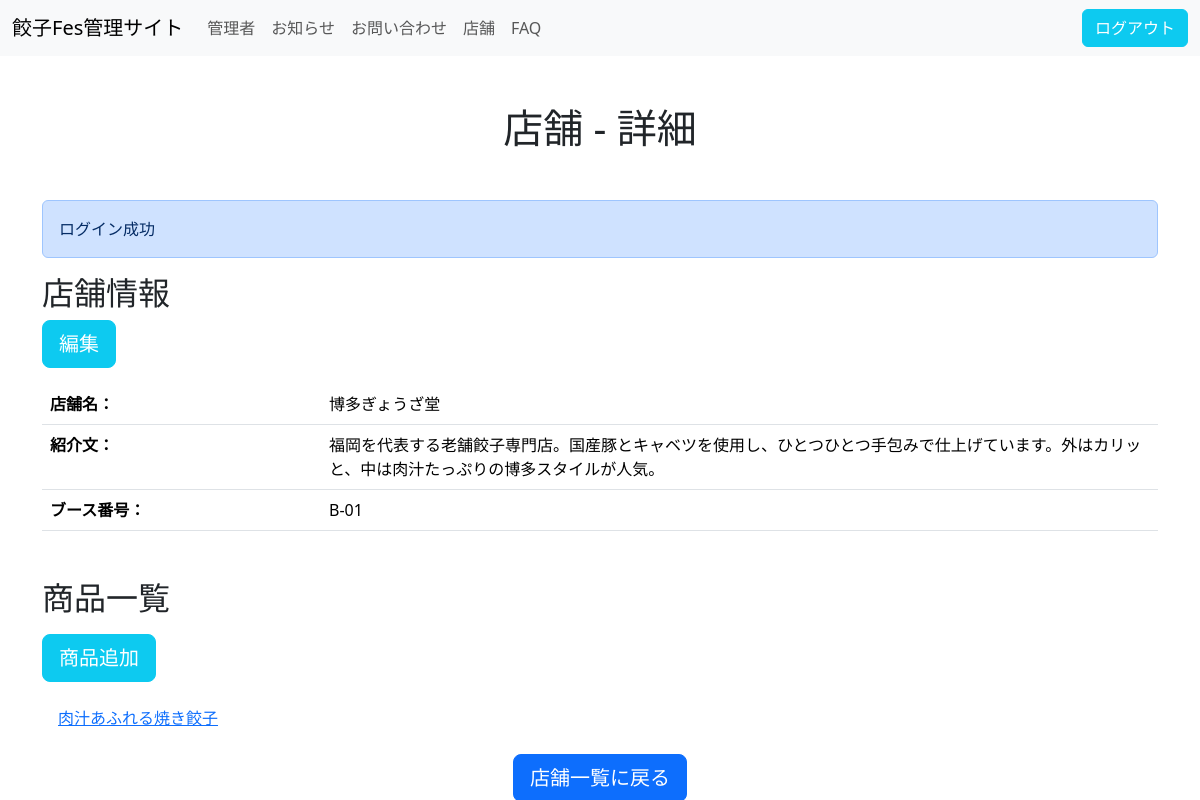
Page /admin/shop/shop-detail.php?id=1 (signed in) on the committed database.
### tables this page shows
CREATE TABLE `shops` (
  `id` int(11) NOT NULL,
  `shop_num` varchar(255) NOT NULL,
  `name` varchar(255) NOT NULL,
  `body` text NOT NULL,
  `is_delete` tinyint(1) NOT NULL DEFAULT 0,
  `create_at` datetime NOT NULL,
  `update_at` datetime NOT NULL
);

CREATE TABLE `products` (
  `id` int(11) NOT NULL,
  `name` varchar(255) NOT NULL,
  `body` text NOT NULL,
  `quantity` int(11) NOT NULL,
  `price` int(11) NOT NULL,
  `file_name` varchar(255) NOT NULL,
  `image_alt` text NOT NULL,
  `shop_id` int(11) NOT NULL,
  `create_at` datetime NOT NULL,
  `update_at` datetime NOT NULL
);

### admin/shop/shop-detail.php (the view, shortened to what this page needs)
<?php
try {
    $id = $_GET['id'];
    $db = db_connect();
    $sql = 'SELECT * FROM shops WHERE id = :id';
    $stmt = $db->prepare($sql);
    $stmt->bindParam(':id', $id, PDO::PARAM_INT);
    $stmt->execute();
    $shop = $stmt->fetch(PDO::FETCH_ASSOC);
    $sql2 = 'SELECT name,id FROM products WHERE shop_id = :id';
    $stmt2 = $db->prepare($sql2);
    $stmt2->bindParam(':id', $id, PDO::PARAM_INT);
    $stmt2->execute();
    $menu = $stmt2->fetchALL(PDO::FETCH_ASSOC);
} catch (PDOException $e) {
    exit('エラー: ' . $e->getMessage());
}
?>
<!DOCTYPE html>
<html lang="ja">
<head>
    <link rel="stylesheet" href="https://cdn.jsdelivr.net/npm/bootstrap@5.3.8/dist/css/bootstrap.min.css">
</head>
<body>
    <?php require_once __DIR__ . '/../inc/header.php'; ?>
    <main class="container">
        <div class="l-wrapper">
            <h1 class="my-5 text-center">店舗 - 詳細</h1>
            <?php require_once __DIR__ . '/../../inc/message_area.php'; ?>
            <section class="mb-5">
                <h2 class="c-title">店舗情報</h2>
                <a class="btn btn-info btn-lg text-white mb-3" href="shop-edit.php?id=<?php echo $shop['id'] ?>">編集</a>
                <table class="table">
                    <tbody>
                        <tr>
                            <th class="col-3">店舗名：</th>
                            <td class="col-9"><?php echo $shop['name']; ?></td>
                        </tr>
                        <tr>
                            <th>紹介文：</th>
                            <td><?php echo $shop['body']; ?></td>
                        </tr>
                        <tr>
                            <th>ブース番号：</th>
                            <td><?php echo $shop['shop_num']; ?></td>
                        </tr>
                    </tbody>
                </table>
            </section>
            <section>
                <h2 class="mb-3">商品一覧</h2>
                <form action="menu-add.php" method="get">
                    <button type="submit" class="btn btn-info btn-lg text-white mb-3">
                        商品追加
                    </button>
                </form>
                <ul class="list-group list-group-flush">
                    <?php foreach ($menu as $item) : ?>
                        <li class="d-flex flex-row align-items-center list-group-item">
                            <a href="menu-detail.php?id=<?php echo $item["id"] ?>"><?php echo $item['name'] ?></a>
                        </li>
                    <?php endforeach; ?>
                </ul>
            </section>
            <div class=" text-center">
                <a href="shop-list.php" class="btn btn-primary btn-lg mt-3">店舗一覧に戻る</a>
            </div>
        </div>
    </main>
</body>
</html>

### rows in the picture
shops: name "博多ぎょうざ堂", body "福岡を代表する老舗餃子専門店。国産豚とキャベツを使用し、ひとつひとつ手包みで仕上げています。外はカリッと、中は肉汁たっぷりの博多スタイルが人気。", shop_num "B-01"
products: name "肉汁あふれる焼き餃子"

### other values in the picture
$message['msg'] "ログイン成功"
